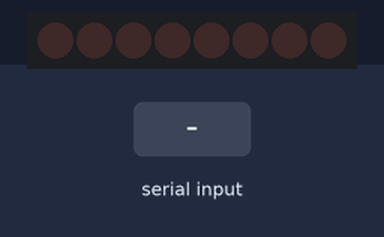
A sketch run on a simulated Arduino Uno, built with avr-gcc and run on an emulated ATmega328P. Shown: 8 shift-register outputs drawn as a row of LEDs (first output left, lit = HIGH). Wiring (inferred from the names in the program): shift register (74HC595): data pin 2; shift clock pin 4; latch pin 3. Wiring (inferred from the signals the program sends): row of LEDs: on Q0, Q1, Q2, Q3, Q4, Q5, Q6, Q7. Inputs (shaded band) come from the test bench. What the sketch prints to the serial monitor is not drawn.

Above: at 1.2 s.
1.3 s: "90,45\n" received over Serial
At 1.31 s:
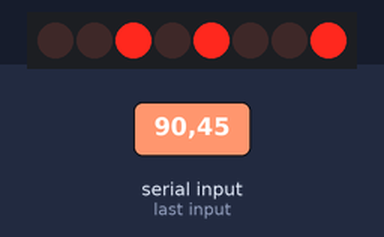
2.8 s: "30,150\n" received over Serial
At 2.84 s:
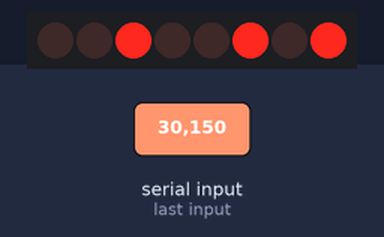
4.3 s: "200\n" received over Serial
At 4.31 s:
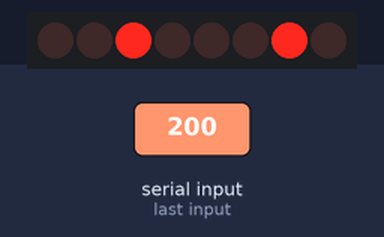
5.8 s: "5\n" received over Serial
7.3 s: "90\n" received over Serial
At 8.4 s:
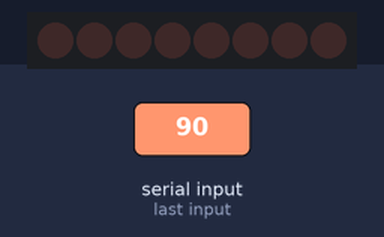
Timing chart, 0 to 9.8 s (numbered marks = the images above; inputs shaded):
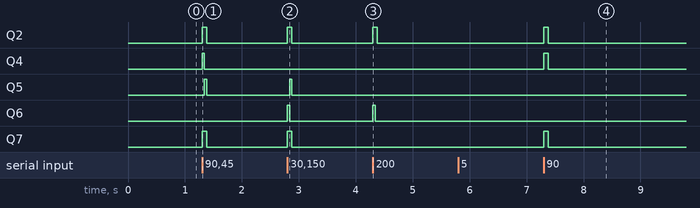

Measured:
- after the input at 1.3 s, Q2, Q7: LOW → HIGH at once, → LOW 0.08 s later; Q4, Q5: LOW → HIGH at once, → LOW 0.04 s later
- after the input at 2.8 s, Q2, Q7: LOW → HIGH at once, → LOW 0.08 s later; Q5, Q6: LOW → HIGH at once, → LOW 0.04 s later
- after the input at 4.3 s, Q2: LOW → HIGH at once, → LOW 0.08 s later; Q6: LOW → HIGH at once, → LOW 0.04 s later
- after the input at 7.3 s, Q2, Q4, Q7: LOW → HIGH at once, → LOW 0.08 s later

The sketch:

braille_firmware.ino
```cpp
/*
 * 점글이 Arduino UNO 펌웨어
 * JY-SOFT 스마트 점자 모듈 제어
 *
 * HARDWARE_SPEC.md의 스펙을 준수합니다.
 *
 * 핀맵 (불변):
 * - DATA: D2
 * - LATCH: D3
 * - CLOCK: D4
 */

// 핀 정의 (HARDWARE_SPEC.md에 명시된 값 - 불변)
const int DATA_PIN = 2;   // DATA 핀
const int LATCH_PIN = 3;  // LATCH 핀
const int CLOCK_PIN = 4;  // CLOCK 핀

void setup() {
  Serial.begin(115200);

  // 핀 모드 설정
  pinMode(DATA_PIN, OUTPUT);
  pinMode(LATCH_PIN, OUTPUT);
  pinMode(CLOCK_PIN, OUTPUT);

  // 초기 상태
  digitalWrite(LATCH_PIN, LOW);
  digitalWrite(CLOCK_PIN, LOW);
  digitalWrite(DATA_PIN, LOW);

  Serial.println("[Arduino] 점글이 펌웨어 시작");
  Serial.println("[Arduino] 점자 모듈 대기 중...");
}

void loop() {
  if (Serial.available()) {
    // Serial로 문자 수신
    char c = Serial.read();

    // 문자를 점자 패턴으로 변환
    uint8_t pattern = brailleCharToPattern(c);

    // 점자 모듈에 패턴 출력
    setBraillePattern(pattern);

    Serial.print("[Arduino] 수신: '");
    Serial.print(c);
    Serial.print("' → 패턴: 0x");
    Serial.println(pattern, HEX);
  }
}

/**
 * 점자 패턴을 Shift Register로 전송
 * @param pattern 점자 패턴 (0~63, 6-bit)
 */
void setBraillePattern(uint8_t pattern) {
  // LATCH를 LOW로 설정 (데이터 입력 준비)
  digitalWrite(LATCH_PIN, LOW);

  // Shift Register로 데이터 전송
  // LSBFIRST: 최하위 비트부터 전송 (DOT 1 = bit 0)
  shiftOut(DATA_PIN, CLOCK_PIN, LSBFIRST, pattern);

  // LATCH를 HIGH → LOW로 변경하여 출력 적용
  digitalWrite(LATCH_PIN, HIGH);
  delayMicroseconds(10); // 짧은 대기 (안정성)
  digitalWrite(LATCH_PIN, LOW);
}

/**
 * 문자를 점자 패턴으로 변환
 *
 * 실제 구현은 backend/data/ko_braille.json 매핑 테이블을 참조해야 합니다.
 * 여기서는 기본 구조만 제공합니다.
 *
 * @param c 문자 (한글, 영문, 숫자 등)
 * @return 점자 패턴 (0~63, 6-bit)
 */
uint8_t brailleCharToPattern(char c) {
  // TODO: 실제 한글 점자 매핑 구현
  // backend/data/ko_braille.json 파일 참조 필요

  // 한글 처리 (실제로는 자음/모음 분해 필요)
  if (c >= '가' && c <= '힣') {
    // 한글 → 점자 변환 로직
    // backend/data/ko_braille.json 참조
    // 현재는 임시 매핑
    return 0x01; // 임시
  }

  // 영문 처리
  if (c >= 'A' && c <= 'Z') {
    return (c - 'A') + 1; // 간단한 매핑
  }

  // 숫자 처리
  if (c >= '0' && c <= '9') {
    return (c - '0') + 0x20; // 간단한 매핑
  }

  return 0; // 공백 또는 미지원 문자
}
```
